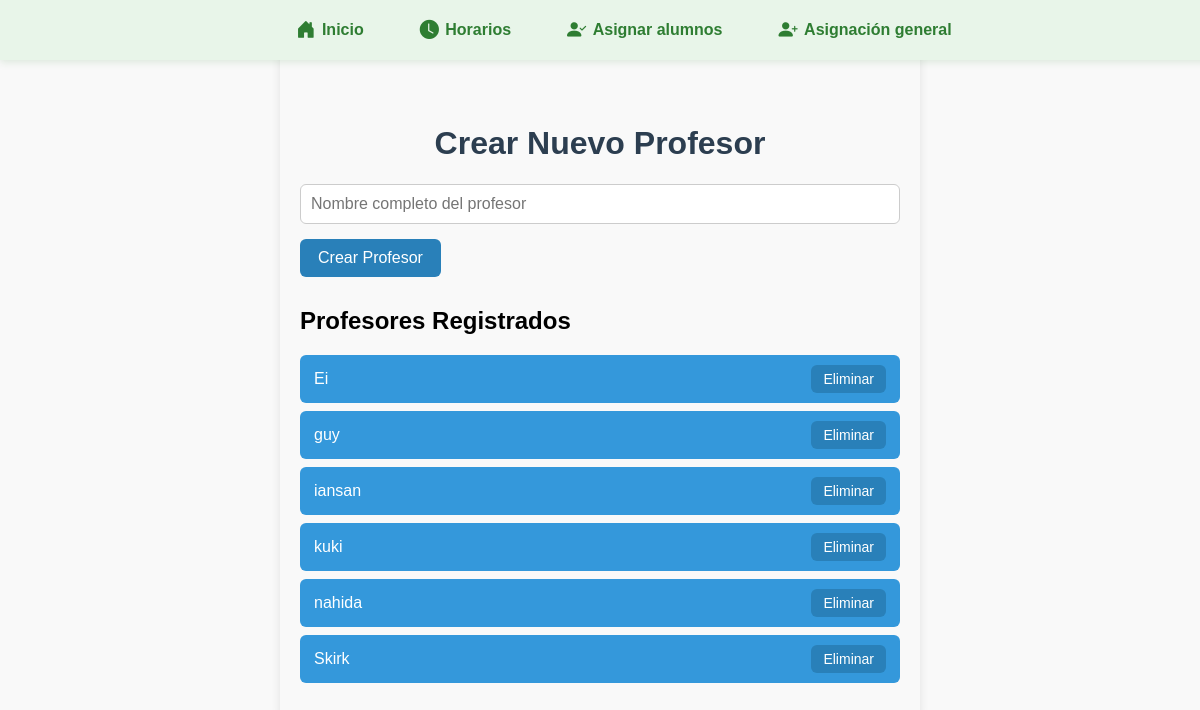
Screenshot of /crear_profesores.php with the database file from the repository.
### tables this page shows
CREATE TABLE `profesores` (
  `id` int(11) NOT NULL AUTO_INCREMENT,
  `nombre` varchar(100) NOT NULL,
  PRIMARY KEY (`id`)
);

### crear_profesores.php (the view, shortened to what this page needs)
<?php
require_once __DIR__ . '/includes/bd.php';
$profesores = $conexion->query("SELECT id, nombre FROM profesores ORDER BY nombre")->fetch_all(MYSQLI_ASSOC);
function escape($str) {
    return htmlspecialchars($str, ENT_QUOTES);
}
?>
<!DOCTYPE html>
<html lang="es">
<head>
</head>
<body style="font-family: Arial, sans-serif; max-width: 600px; margin: 30px auto; background: #f9f9f9; padding: 20px; border-radius: 8px; box-shadow: 0 3px 10px rgba(0,0,0,0.1);">
    <?php include 'navbar3.php'; ?>
    <br>
    <br>
    <br>
    <h1 style="color: #2c3e50; text-align: center;">Crear Nuevo Profesor</h1>
    <form method="POST" action="" style="margin-bottom: 30px;">
        <input
            type="text"
            name="nombre"
            placeholder="Nombre completo del profesor"
            required
            style="width: calc(100% - 22px); padding: 10px; font-size: 16px; border-radius: 6px; border: 1px solid #ccc; margin-bottom: 15px;"
        >
        <button
            type="submit"
            style="background-color: #2980b9; color: white; border: none; padding: 10px 18px; border-radius: 6px; font-size: 16px; cursor: pointer; transition: background-color 0.2s;"
            onmouseover="this.style.backgroundColor='#1c5980';"
            onmouseout="this.style.backgroundColor='#2980b9';"
        >
            Crear Profesor
        </button>
    </form>
    <h2 style="margin-top: 0;">Profesores Registrados</h2>
    <?php if (count($profesores) > 0): ?>
        <ul style="list-style-type: none; padding-left: 0;">
            <?php foreach ($profesores as $profesor): ?>
                <li
                    style="background: #3498db; color: white; padding: 10px 14px; margin-bottom: 8px; border-radius: 6px; display: flex; justify-content: space-between; align-items: center;"
                >
                    <?= escape($profesor['nombre']) ?>
                    <a
                        href="?eliminar_id=<?= $profesor['id'] ?>"
                        class="btn-eliminar"
                        onclick="return confirm('¿Seguro que deseas eliminar a <?= escape(addslashes($profesor['nombre'])) ?>?');"
                        style="background-color: #2980b9; color: white; border: none; padding: 6px 12px; border-radius: 6px; font-size: 14px; cursor: pointer; text-decoration: none; transition: background-color 0.2s;"
                        onmouseover="this.style.backgroundColor='#1c5980';"
                        onmouseout="this.style.backgroundColor='#2980b9';"
                    >
                        Eliminar
                    </a>
                </li>
            <?php endforeach; ?>
        </ul>
    <?php else: ?>
        <p>No hay profesores registrados.</p>
    <?php endif; ?>
</body>
</html>

### rows the page displays
profesores: nombre "Ei"
profesores: nombre "guy"
profesores: nombre "iansan"
profesores: nombre "kuki"
profesores: nombre "nahida"
profesores: nombre "Skirk"
